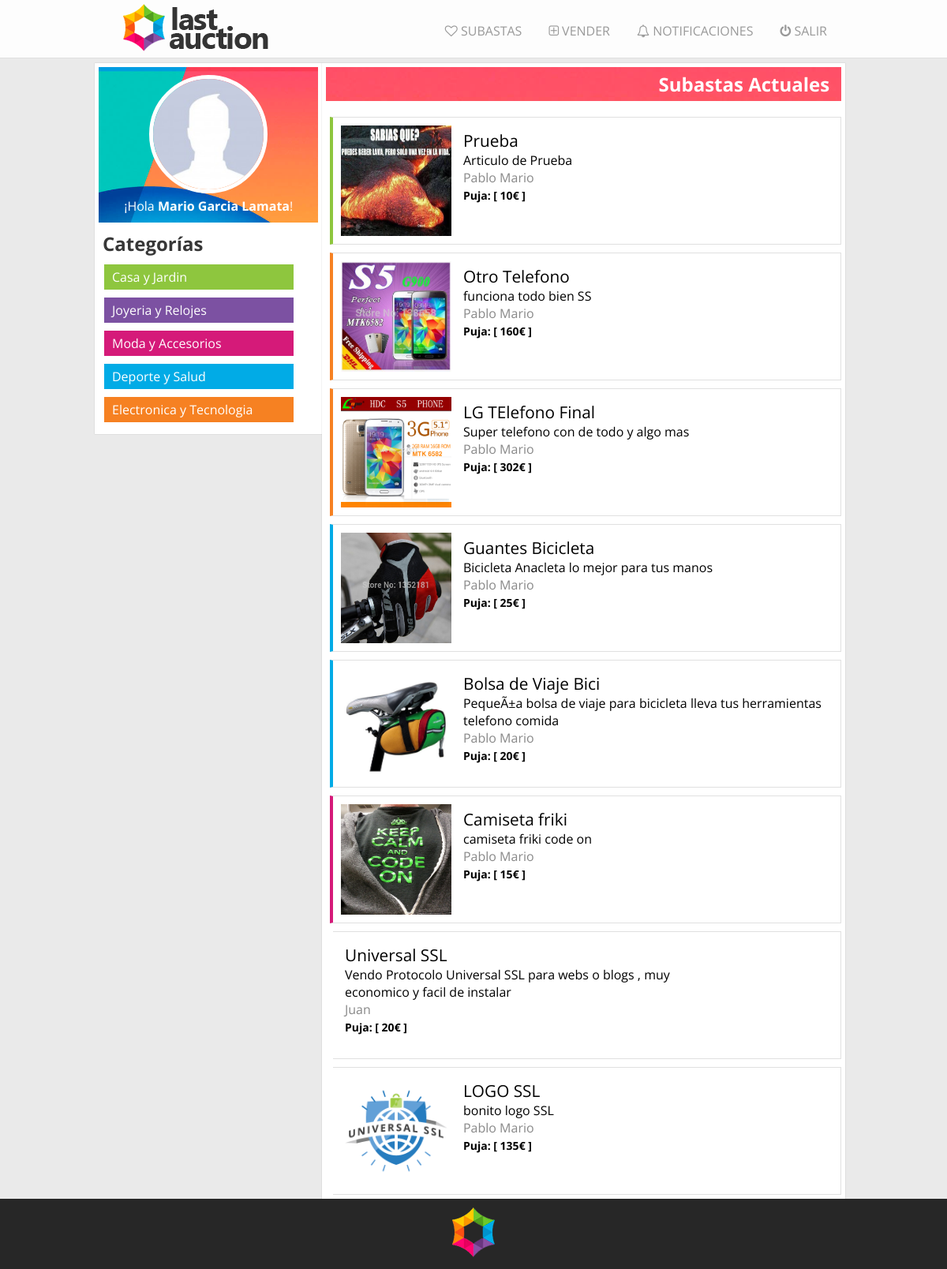
The page /subastas.php (signed in) on the database its author committed.
### tables this page shows
CREATE TABLE IF NOT EXISTS `imagenes` (
  `id` int(10) unsigned NOT NULL AUTO_INCREMENT,
  `producto` int(10) unsigned NOT NULL,
  `imagen` varchar(100) NOT NULL,
  PRIMARY KEY (`id`)
);

CREATE TABLE IF NOT EXISTS `productos` (
  `id` int(10) unsigned NOT NULL AUTO_INCREMENT,
  `titulo` varchar(45) NOT NULL,
  `descripcion` varchar(300) NOT NULL,
  `preciominimo` int(10) unsigned NOT NULL,
  `categoria` int(1) unsigned NOT NULL,
  `fechainicial` int(10) unsigned NOT NULL,
  `fechafin` int(10) unsigned NOT NULL,
  `estado` int(1) unsigned NOT NULL,
  `usuario` int(10) unsigned NOT NULL,
  `comprador` int(11) NOT NULL,
  PRIMARY KEY (`id`)
);

CREATE TABLE IF NOT EXISTS `usuarios` (
  `id` int(10) unsigned NOT NULL AUTO_INCREMENT,
  `email` varchar(60) NOT NULL,
  `nombre` varchar(45) NOT NULL,
  `direccion` varchar(100) NOT NULL,
  `contrasena` varchar(100) NOT NULL,
  PRIMARY KEY (`id`)
);

### php/funciones.php (the view, shortened to what this page needs)
<?php
	function cuadroPerfil($usuario){
		echo '<article class="perfil">';
		echo '<a href="'.URL_LOCAL.'interna/perfil.php"><img src="'.URL_LOCAL.'usuarios/default.jpg"></a>';
		echo '<p><a href="'.URL_LOCAL.'interna/perfil.php">¡Hola <span>'.$usuario.'</span>!</a></p>';
		echo '</article>';
	}
	function menuLogeado(){
		echo '<a href="'.URL_LOCAL.'index.php"><img id="logotipo" src="'.URL_LOCAL.'img/logomini.png" alt="last auction"></a>';
		echo '<ul>';
			echo '<a href="'.URL_LOCAL.'subastas.php"><li><i class="fa fa-heart-o"></i> Subastas</li></a>';
			echo '<a href="'.URL_LOCAL.'interna/crearsubasta.php"><li><i class="fa fa-plus-square-o"></i> Vender</li></a>';
			echo '<a href="'.URL_LOCAL.'interna/notificaciones.php"><li><i class="fa fa-bell-o"></i> Notificaciones</li></a>';
			echo '<a href="'.URL_LOCAL.'interna/salir.php" class="salir" ><li><i class="fa fa-power-off "></i> salir</li></a>';
		echo '</ul>';
	}
	function listarSubastasU($idUsuario){
		$conexion=conexion();
  		$now=strtotime(date("Y-m-d h:i"));
		$sql = 'select * from productos where estado > 0 and fechafin >'.$now.' and usuario != '.$idUsuario.' ;';
		if($resultado = $conexion->query($sql)){
			while ($row = $resultado->fetch_array(MYSQLI_ASSOC)) {
				switch ($row['categoria']) {
					case 1:
						echo '<article class="casa">';
						break;
					case 3:
						echo '<article class="moda">';
						break;
					case 4:
						echo '<article class="deporte">';
						break;
					case 5:
						echo '<article class="electronica">';
						break;
					default:
						echo '<article>';
						break;
				}
				$queryImagen = "select * from imagenes where producto = ".$row['id']." ";
				if($resultadoImagen = $conexion->query($queryImagen)){
					while($rowImagen = $resultadoImagen->fetch_array(MYSQLI_ASSOC)){
						$urlImagen = substr($rowImagen['imagen'], 1);
						echo '<a href="solo.php?p='.$row['id'].'"><img src='.$urlImagen.' /></a>';
					}
				}
				echo '<div class="datosProducto">';
				echo '<a href="solo.php?p='.$row['id'].'">'.$row['titulo'].'</a>';
				echo '<p>'.$row['descripcion'].'</p>';
				$queryUsuario = 'select nombre from usuarios where id='.$row['usuario'].';';
				if($resultadoUsuario =  $conexion->query($queryUsuario)){
					if($rowUsuario = $resultadoUsuario->fetch_array()){
						echo '<p class="vendedor">'.$rowUsuario[0].'</p>';
					}
				}
				$sqlPrecio = 'select MAX(puja) from pujas where producto ='.$row['id'].';';
				if($resultadoPrecio = $conexion->query($sqlPrecio)){
					if($rowPrecio = $resultadoPrecio->fetch_array()){
						if($rowPrecio[0]!=null){
							echo '<p><span>Puja: [ '.$rowPrecio[0].'€ ]</span></p>';
						}else{
							echo '<p><span>Puja: [ '.$row['preciominimo'].'€ ]</span></p>';
						}
					}
				}
				echo '</div>';
				echo '</article>';
			}
		}
	}
?>

### css/estilo.css (style rules this page uses)
* { margin: 0px; padding: 0px; font-family: 'Open Sans', sans-serif; transition: .3s; }
body { background: #EAEAEA; }
nav #logotipo { padding-left: 25px; }
nav ul { float: right; padding: 25px; }
nav ul li { list-style: none; display: inline; }
nav ul a { padding: 7px; color: #999; margin-left: 20px; text-decoration: none; text-transform: uppercase; }

### css/aside.css (style rules this page uses)
aside article { margin-bottom: 10px; }
aside article.perfil { text-align: center; background: url(../img/yum.jpg) center no-repeat; background-size: cover; padding: 10px 5px 10px 5px; color: #fff; }
aside article.perfil img { height: 140px; width: 140px; border: 5px solid #fff; border-radius: 50%; text-align: center; }
aside article.perfil p a { color: #fff; text-decoration: none; }
aside article.perfil p a span { font-weight: bolder; }

### css/estiloProductos.css (style rules this page uses)
section article { float: right; padding: 5px; margin-top: 10px; width: 97%; min-height: 150px; border-top:1px solid #E0E0E0; border-right:1px solid #E0E0E0; border-bottom:1px solid #E0E0E0; }
section article img { float: left; height: 140px; width: 140px; margin: 5px; }
section article .datosProducto { float: left; margin: 5px; padding: 5px; width: 460px; }
section article .datosProducto a { font-size: 1.3em; text-decoration: none; color: inherit; }
section article .datosProducto span { font-weight: bold; font-size: 14px; }
section article .datosProducto .vendedor { color: #888888; }
section article.casa { border-left: 4px solid #8ec63e; }
section article.moda { border-left: 4px solid #d51a79; }
section article.deporte { border-left: 4px solid #01abe6; }
section article.electronica { border-left: 4px solid #f68122; }

### rows shown on the page
productos: titulo "Prueba", descripcion "Articulo de Prueba", usuarios.nombre "Pablo Mario", preciominimo "10"
imagenes: imagen (picture)
productos: titulo "Otro Telefono", descripcion "funciona todo bien SS", usuarios.nombre "Pablo Mario", rowPrecio "160"
imagenes: imagen (picture)
productos: titulo "LG TElefono Final", descripcion "Super telefono con de todo y algo mas", usuarios.nombre "Pablo Mario", rowPrecio "302"
imagenes: imagen (picture)
productos: titulo "Guantes Bicicleta", descripcion "Bicicleta Anacleta lo mejor para tus manos", usuarios.nombre "Pablo Mario", rowPrecio "25"
imagenes: imagen (picture)
productos: titulo "Bolsa de Viaje Bici", descripcion "PequeÃ±a bolsa de viaje para bicicleta lleva tus herramientas telefono comida", usuarios.nombre "Pablo Mario", rowPrecio "20"
imagenes: imagen (picture)
productos: titulo "Camiseta friki", descripcion "camiseta friki code on", usuarios.nombre "Pablo Mario", rowPrecio "15"
imagenes: imagen (picture)
productos: titulo "Universal SSL", descripcion "Vendo Protocolo Universal SSL para webs o blogs , muy economico y facil de instalar", usuarios.nombre "Juan", preciominimo "20"
productos: titulo "LOGO SSL", descripcion "bonito logo SSL", usuarios.nombre "Pablo Mario", preciominimo "135"
imagenes: imagen (picture)

### other values the page prints
$usuario "Mario Garcia Lamata"
